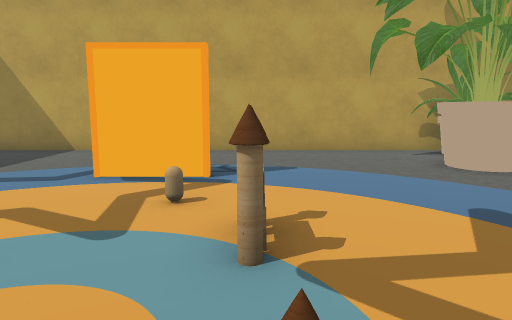
view 1 (above)

15 first-person views from a walk through a scene from a Unity 3-D project. The camera is 1.3 m above the floor, tilts 8° down and sees 70° across. The floor is counted in squares, 1 m on a side. Each view is taken from the middle of a square. On the plan, view 1 faces up. The plan holds only what a view shows up to about 15 squares ahead; the rest is blank. Some animated figures are not drawn.

view 2
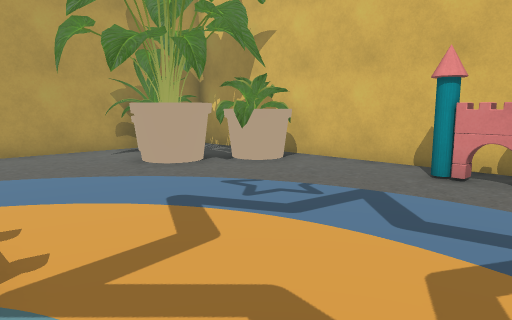

view 3
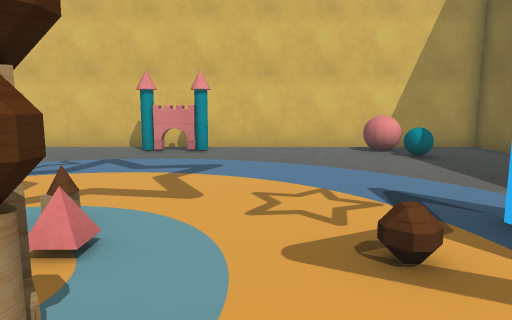

view 4
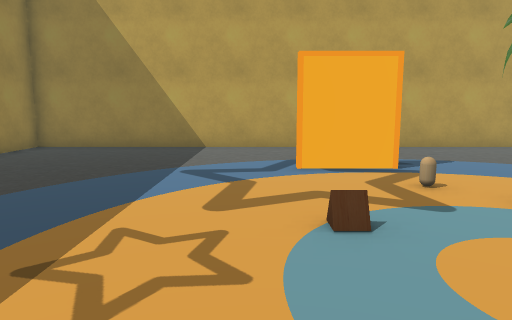

view 5
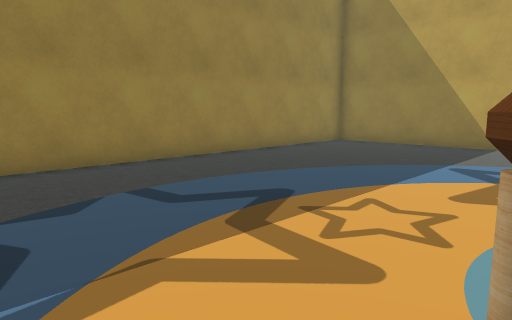

view 6
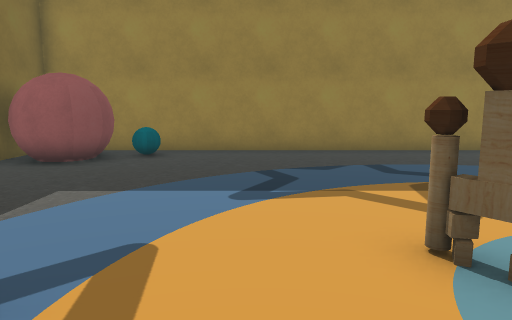

view 7
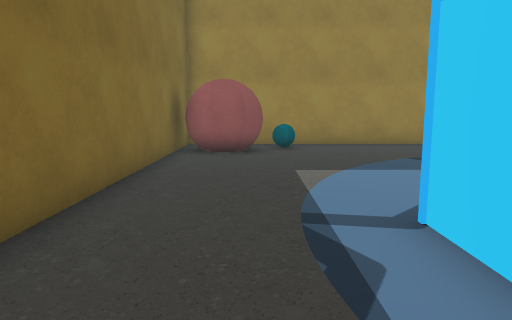

view 8
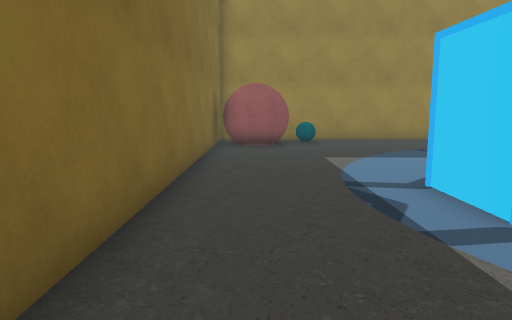

view 9
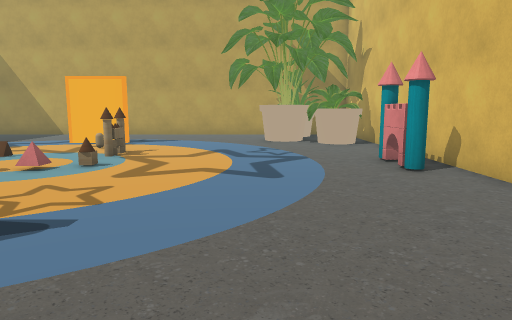

view 10
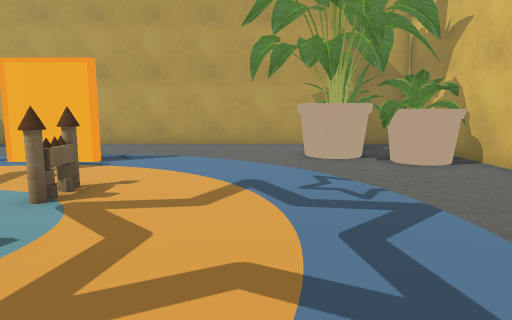

view 11
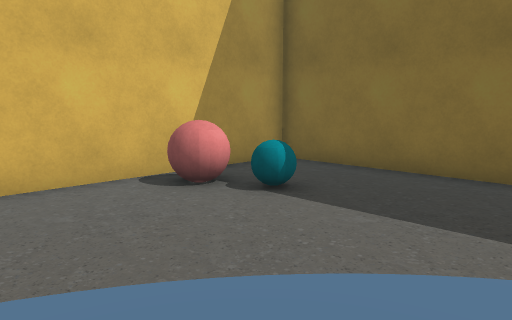

view 12
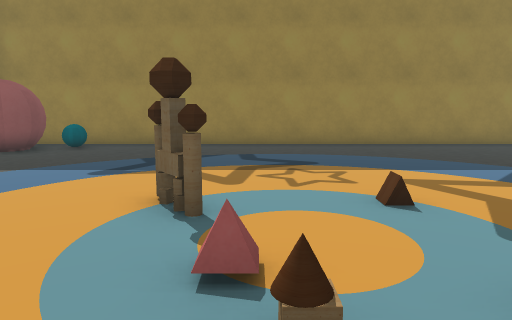

view 13
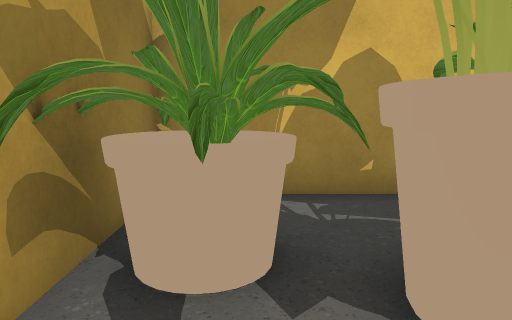

view 14
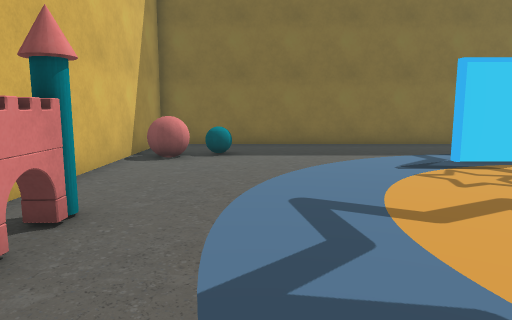

view 15
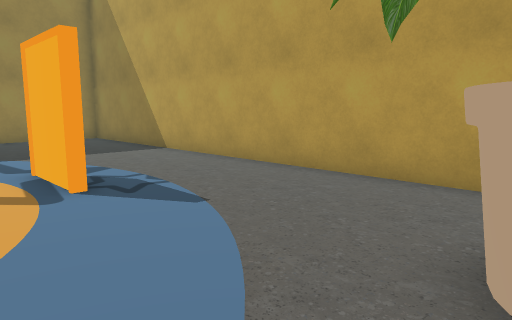

### Floor plan
Points are (right, up) in squares from view 1. A wall is a line through its corners. A room is listed if a view was taken in it or the views show most of it. See-through windows are left out.
Room 1 (views 1, 2, 3, 4, 5, 6, 7, 8, 9, 10, 11, 12, 13, 14, 15)
walls: (-2.2, 0.2) (-2.8, -0.3) (-3.3, -0.5); (-2.2, 0.2) (-3.1, -0.5); (0.2, 3.8) (0, 3.6) (0.1, 2.9); (0.1, 4) (0, 2.9); (-1.2, -3.9) (0.1, -3.9); (0, -4.1) (-2.1, -4.1); (-0.9, 7.2) (-0.9, 6.9) (-3.1, 6.9); (7.2, 0.6) (7.3, 1.5); (7.2, 0.6) (7.2, 2.4); (7.6, 1.6) (7.3, 1.6) (7.2, 2.4); (7.6, 1.9) (7.3, 1.9) (7.2, 2.4); (-11.5, -8.5) (8.5, -8.5) (8.5, 11.5) (-11.5, 11.5) (-11.5, -6.9)
low walls: (-1, 1) (-0.6, 1) (-0.6, 0.6) (-1, 0.6) (-0.5, 0.6); (-1, 0.6) (-1, 1); (0.1, 4) (-0.1, 3.5); (0.1, 4) (0.1, 2.9)
objects: other object (-11, -8) to (-8, -6); other object (-10, -5); other object (5, 9); other object (5, 9) to (7, 12); other object (6, -6) to (6, -5); other object (6, 6) to (8, 8); other object (7, -5) to (8, -5)

Where each view was taken, in squares from view 1:
view 1: 0 up, 0 right, facing up
view 2: 0 up, 0 right, facing up-right
view 3: 1 down, 4 left, facing right
view 4: 1 down, 4 left, facing up
view 5: 2 down, 3 left, facing up-left
view 6: 2 down, 0 right, facing left
view 7: 6 down, 2 right, facing left
view 8: 7 down, 4 right, facing left
view 9: 7 down, 4 right, facing up
view 10: 2 down, 3 right, facing up
view 11: 1 down, 2 right, facing down-right
view 12: 1 up, 2 right, facing left
view 13: 10 up, 3 right, facing right
view 14: 5 up, 5 right, facing down
view 15: 5 up, 5 right, facing up-left
